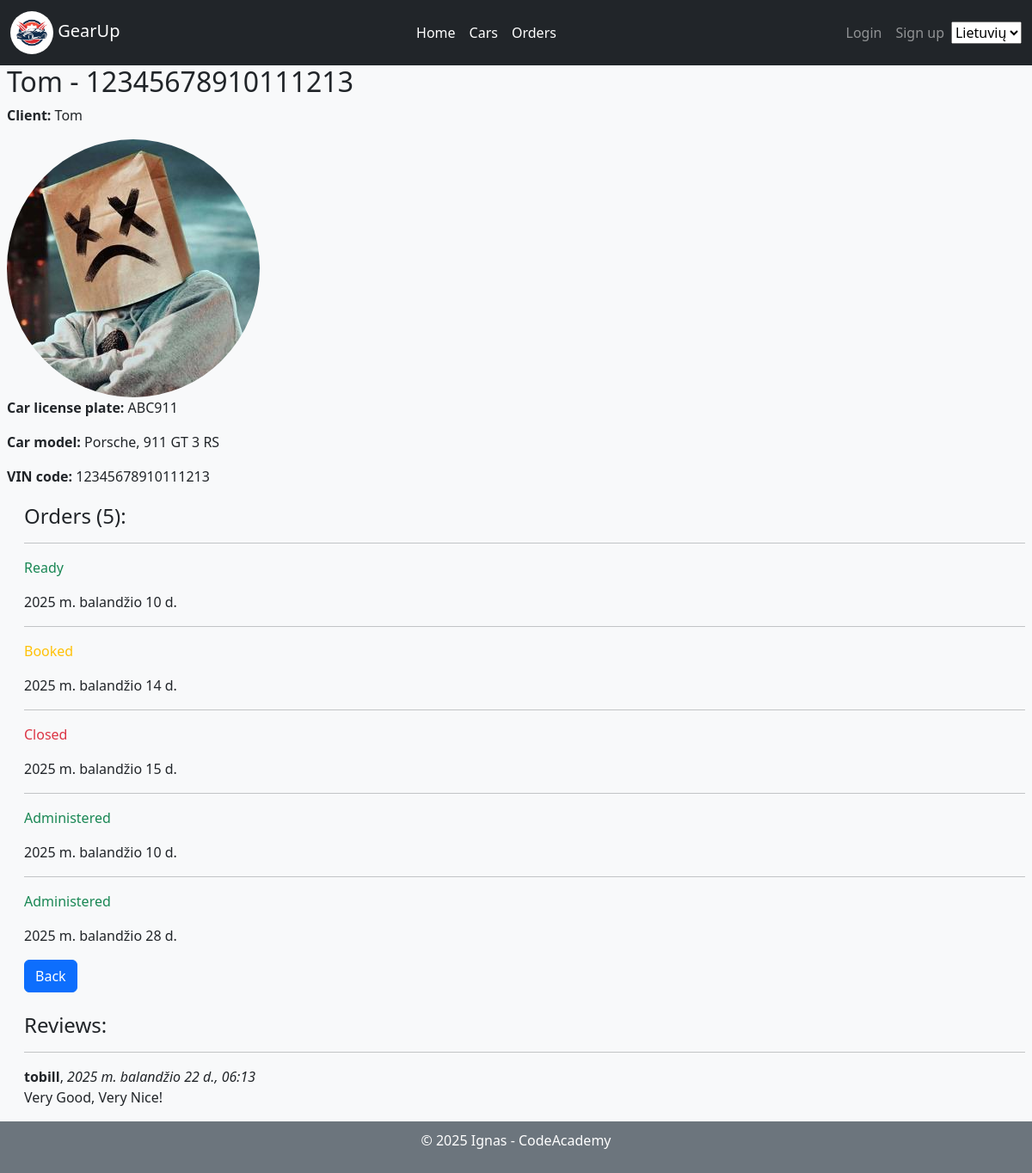
The page /autoservice/orders/1 on the database its author committed.
### autoservice/models.py (models this page shows, shortened)
class Order(models.Model):
    date = models.DateField('Order_date', auto_now_add=True)
    car_id = models.ForeignKey(Car, on_delete=models.SET_NULL, null=True, blank=False)
    customer = models.ForeignKey(User, on_delete=models.SET_NULL, null=True, blank=True)
    due_back = models.DateField('Be_returned', null=True, blank=True)
    LOAN_STATUS = (
        ('a', 'Administered'),
        ('c', 'Closed'),
        ('r', 'Ready'),
        ('b', 'Booked'),
    )
    status = models.CharField(
        max_length=1,
        choices=LOAN_STATUS,
        blank=True,
        default='a',
        help_text='Status',
    )
    class Meta:
        verbose_name = "Order"
        verbose_name_plural = "Orders"

class Car(models.Model):
    license_plate = models.CharField('License_plate', max_length=200, help_text=_('Add car license plate'), blank=False,
                                     null=False, unique=True)
    car_model_id = models.ForeignKey(CarModel, on_delete=models.SET_NULL, null=True, blank=False)
    vin_code = models.CharField('Vin_code', max_length=17,
                                validators=[MinLengthValidator(17, message=_('Length has to be 17'))],
                                help_text=_('Add car VIN code'), blank=False, null=False, unique=True)
    client = models.CharField('Client', max_length=200, help_text=_('Add client'), blank=False, null=False)
    cover = models.ImageField('Cover', upload_to='covers', null=True)
    description = HTMLField(blank=True, null=True)
    class Meta:
        verbose_name = "Car"
        verbose_name_plural = "Cars"

class Profile(models.Model):
    user = models.OneToOneField(User, on_delete=models.CASCADE)
    image = models.ImageField(default="profile_pics/default_profile.jpg", upload_to="profile_pics")

class CarModel(models.Model):
    brand = models.CharField(_('Brand'), max_length=200, help_text=_('Add car brand'), blank=False, null=False)
    model = models.CharField(_('Model'), max_length=200, help_text=_('Add car model'), blank=False, null=False)
    def __str__(self):
        return f'{self.brand}, {self.model}'
    class Meta:
        verbose_name = "Car model"
        verbose_name_plural = "Car models"

class OrderReview(models.Model):
    order = models.ForeignKey('Order', on_delete=models.SET_NULL, null=True, blank=True)
    reviewer = models.ForeignKey(User, on_delete=models.SET_NULL, null=True, blank=True)
    date_created = models.DateTimeField(auto_now_add=True)
    content = models.TextField('Review', max_length=2000)
    class Meta:
        verbose_name = "Review"
        verbose_name_plural = "Reviews"
        ordering = ['-date_created']

### autoservice/views.py (the view, shortened to what this page needs)
# urls.py: path('orders/<int:pk>', views.OrderDetailView.as_view(), name='order-detail'),
class OrderDetailView(FormMixin, generic.DetailView):
    model = Order
    template_name = 'order_detail.html'
    form_class = OrderReviewForm
    def get_context_data(self, **kwargs):
        context = super().get_context_data(**kwargs)
        order = self.get_object()
        context['order_set'] = Order.objects.filter(car_id=order.car_id)
        return context

### autoservice/forms.py
class OrderReviewForm(forms.ModelForm):
    class Meta:
        model = OrderReview
        fields = ('content', 'order', 'reviewer',)
        widgets = {'order': forms.HiddenInput(), 'reviewer': forms.HiddenInput()}

### autoservice/templates/order_detail.html (shortened to what this page needs)
{% extends "base.html" %}
{% block content %}
<h2>{{ order.car_id.client}} - {{ order.car_id.vin_code}}</h2>
<p><strong>Client:</strong> {{ order.car_id.client }}</p>
<img class="rounded-circle" src="{{order.customer.profile.image.url}}">
<p><strong>Car license plate:</strong> {{ order.car_id.license_plate }}</p>
<p><strong>Car model:</strong> {{ order.car_id.car_model_id }}</p>
<p><strong>VIN code:</strong> {{ order.car_id.vin_code }}</p>
<div style="margin-left:20px;margin-top:20px">
    <h4>Orders ({{ order_set.count }}):</h4>
    {% for data in order_set.all %}
    <hr>
    <p class="{% if data.status == 'a' %}text-success{% elif data.status == 'c' %}text-danger{% elif data.status == 'r' %}text-success{% else %}text-warning{% endif %}">
        {{ data.get_status_display }}
    </p>
    <p>{{ data.date }}</p>
    {% endfor %}
    <a class="btn btn-primary" href="{% url 'my-orders' %}">Back</a>
    <h4 class="mt-4">Reviews:</h4>
    {% if order.orderreview_set.all %}
    {% for review in order.orderreview_set.all %}
    <hr>
    <strong>{{ review.reviewer }}</strong>, <em>{{ review.date_created}}</em>
    <p>{{ review.content }}</p>
    {% endfor %}
    {% else %}
    <p>Order doesn't have any reviews.</p>
    {% endif %}
</div>
{% endblock %}

### autoservice/static/css/styles.css (style rules this page uses)
html, body { height: 100%; margin: 0; display: flex; flex-direction: column; }

### rows shown on the page
Order: car_id.client "Tom", car_id.vin_code "12345678910111213", customer.profile.image (picture), car_id.license_plate "ABC911", car_id.car_model_id "Porsche, 911 GT 3 RS", status "Ready", date "2025 m. balandžio 10 d."
Order: status "Booked", date "2025 m. balandžio 14 d."
Order: status "Closed", date "2025 m. balandžio 15 d."
Order: status "Administered", date "2025 m. balandžio 10 d."
Order: status "Administered", date "2025 m. balandžio 28 d."
OrderReview: reviewer "tobill", date_created "2025 m. balandžio 22 d., 06:13", content "Very Good, Very Nice!"

### other values the page prints
{{ order_set.count }} "5"
form field language "Lietuvių"
